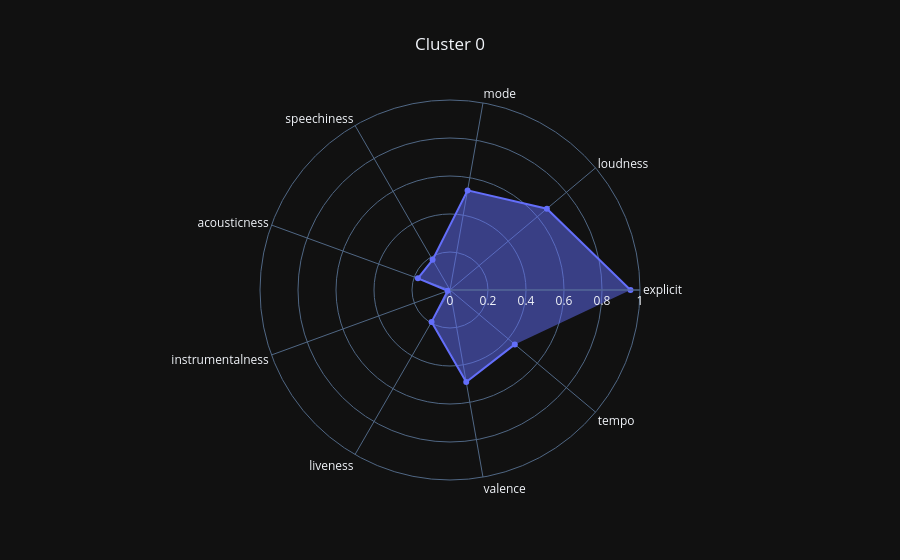
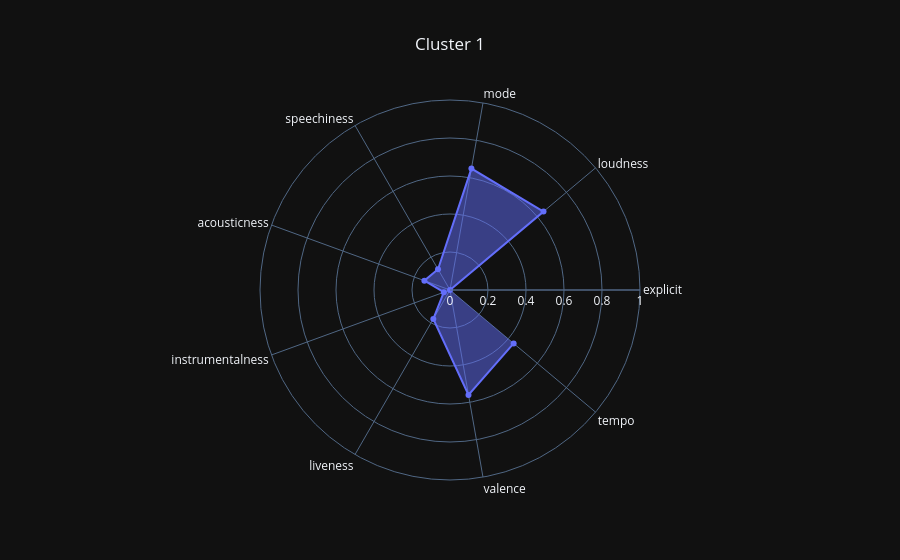
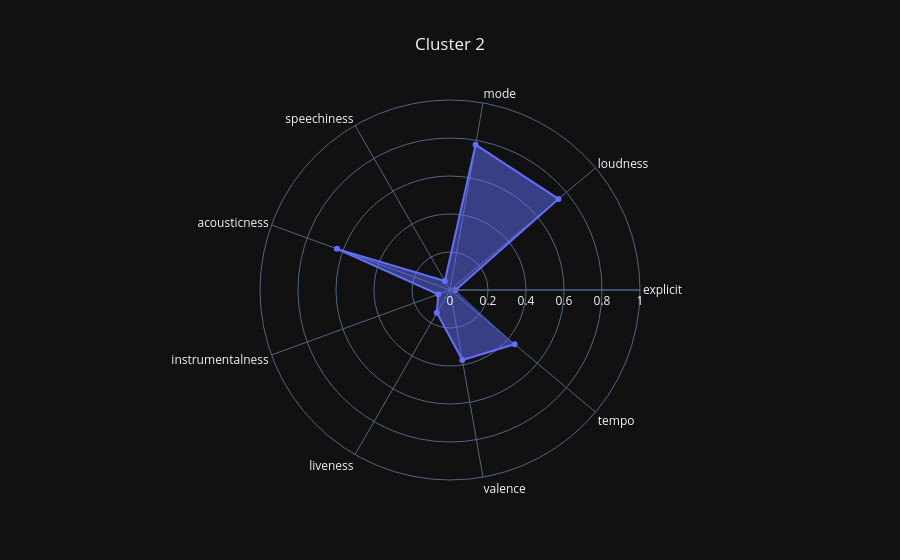

Write notebook code for charts like these, in order.
### Markdown cell above
Wygląda na to, że najpopularniejsze są pop i rock, a najbardziej "typowe" piosenki też należą do takiej grupy. Ogół piosenek ma dość dużą głośność, dużą dynamikę (wysokie time signature - "how many beats are in each bar") i są pozytywne (valence - "tracks with high valence sound more positive"). Zasadniczo jest to zgodne z intuicją. Ciekawe jednak, co będzie, jak wybierzemy więcej klastrów.

**Zadanie 3 (1.5 punktu)**

1. Wytrenuj k-means dla 3 klastrów.
2. Zwizualizuj wyniki za pomocą PCA i UMAP. Jako kolor punktów (np. parametr `c` w `plt.scatter()`) przekaż numery klastrów dla punktów.
3. Dokonaj opisu i analizy wynikowych klastrów, na przykład:
   - czy reprezentują jakieś konkretne grupy muzyczne?
   - na ile "konkretne", sensowne są klastry?
   - czy jest widoczna separacja klastrów, czy różnią się od siebie?
4. Dokonaj tuningu liczby klastrów:
   - sprawdź wartości z zakresu [5, 20] - w końcu wiemy, że gatunków jest sporo, i klastrów powinno też być więcej
   - dla każdej wartości sprawdź wartość metryki [Calinski-Harabasz index](https://scikit-learn.org/stable/modules/generated/sklearn.metrics.calinski_harabasz_score.html)
   - przedstaw wykres liniowy (line plot) wartości metryki
   - wybierz model o najwyższej wartości metryki
   - zwizualizuj wyniki z pomocą PCA i UMAP
   - dokonaj interpretacji jego klastrów
   - skomentuj:
     - czy klastry są faktycznie lepiej interpretowalne po tuningu?
     - czy wysokość CH-index faktycznie odpowiada jakości klasteryzacji?

### Code cell
kmeans_3 = KMeans(n_clusters=3, n_init="auto", random_state=0)
kmeans_3.fit(X)

kmeans_analyzer = KMeansAnalyzer(df_songs_info, clustering_visualizer)
kmeans_analyzer.analyze_clustering(X, kmeans_3)

### Figure 1 — Plotly figure (JSON) as saved in the notebook; plotly's stock layout.template omitted (floating-point values rounded to 4 significant figures)
{"data": [{"fill": "toself", "r": [0.9499, 0.6656, 0.5324, 0.1833, 0.1798, 0.01316, 0.1939, 0.4917, 0.4453], "theta": ["explicit", "loudness", "mode", "speechiness", "acousticness", "instrumentalness", "liveness", "valence", "tempo"], "type": "scatterpolar"}], "layout": {"polar": {"radialaxis": {"range": [0, 1]}}, "title": {"text": "Cluster 0", "x": 0.5}}}

### Figure 2 — Plotly figure (JSON) as saved in the notebook; plotly's stock layout.template omitted (floating-point values rounded to 4 significant figures)
{"data": [{"fill": "toself", "r": [0.0, 0.6426, 0.6488, 0.1261, 0.1436, 0.0345, 0.1757, 0.5607, 0.4373], "theta": ["explicit", "loudness", "mode", "speechiness", "acousticness", "instrumentalness", "liveness", "valence", "tempo"], "type": "scatterpolar"}], "layout": {"polar": {"radialaxis": {"range": [0, 1]}}, "title": {"text": "Cluster 1", "x": 0.5}}}

### Figure 3 — Plotly figure (JSON) as saved in the notebook; plotly's stock layout.template omitted (floating-point values rounded to 4 significant figures)
{"data": [{"fill": "toself", "r": [0.02959, 0.7455, 0.7769, 0.05418, 0.6332, 0.06611, 0.1385, 0.3744, 0.4437], "theta": ["explicit", "loudness", "mode", "speechiness", "acousticness", "instrumentalness", "liveness", "valence", "tempo"], "type": "scatterpolar"}], "layout": {"polar": {"radialaxis": {"range": [0, 1]}}, "title": {"text": "Cluster 2", "x": 0.5}}}
